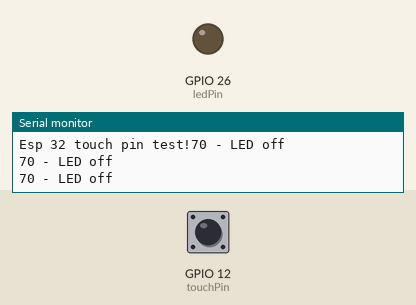
This sketch was run on a simulated ESP32. Parts: output pins drawn as LEDs (lit = HIGH), the last lines printed to the serial monitor. The inputs (shaded band) are chosen by the test bench; at power-on: GPIO 12 (touchPin) HIGH.

Above: at 2.2 s.
2.3 s: GPIO 12 (touchPin) pulled LOW for 0.6 s
At 2.9 s:
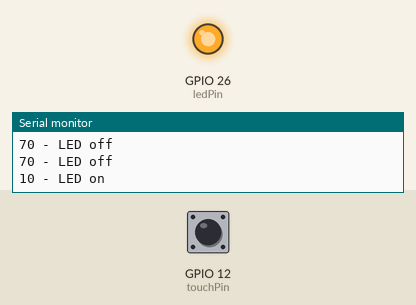
4.5 s: GPIO 12 (touchPin) pulled LOW for 3.2 s
At 9.2 s:
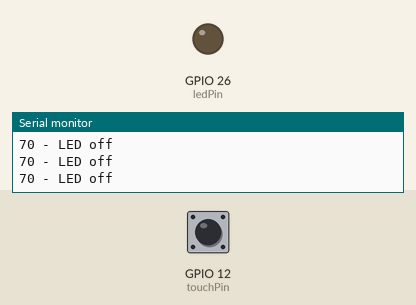
Timing chart, 0 to 10.7 s (numbered marks = the images above; inputs shaded):
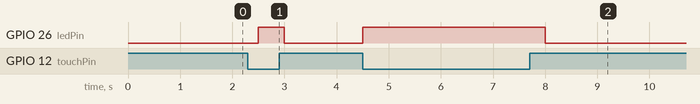

Measured:
- after the input at 2.3 s, GPIO 26 (ledPin): LOW → HIGH after 0.20 s, → LOW 0.50 s later
- after the input at 4.5 s, GPIO 26 (ledPin): LOW → HIGH at once, → LOW 3.5 s later

The sketch:

touch_pin_led_test.ino
```cpp
const int touchPin = 12; //touch pin gpio12
const int ledPin = 26; //led pin gpio 26


const int threshold = 20; //variable threshold
int touchValue; //storing touch pin value

void setup(){
  Serial.begin(115200);
  Serial.print("Esp 32 touch pin test!");
  delay(1000);
  // initialize the LED pin as an output:
  pinMode (ledPin, OUTPUT);
}

void loop(){
  // read the state of the pushbutton value:
  touchValue = touchRead(touchPin);
  Serial.print(touchValue);
  // check if the touchValue is below the threshold
  // if it is, set ledPin to HIGH
  if(touchValue < threshold){
    // turn LED on
    digitalWrite(ledPin, HIGH);
    Serial.println(" - LED on");
  }
  else{
    // turn LED off
    digitalWrite(ledPin, LOW);
    Serial.println(" - LED off");
  }
  delay(500);
}
```
